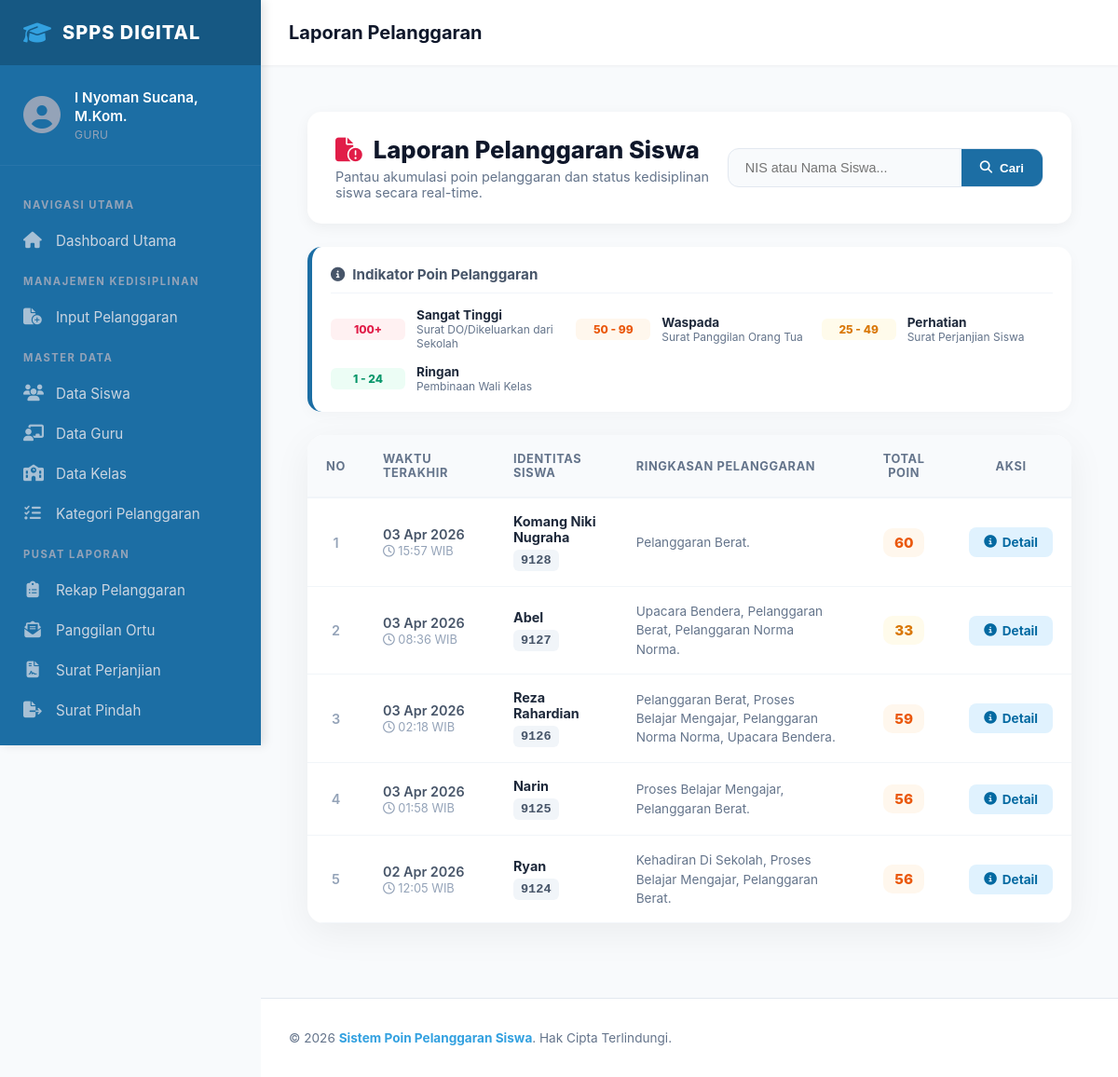
The app's page /pages/laporan/list_pelanggaran.php (signed in), older data.
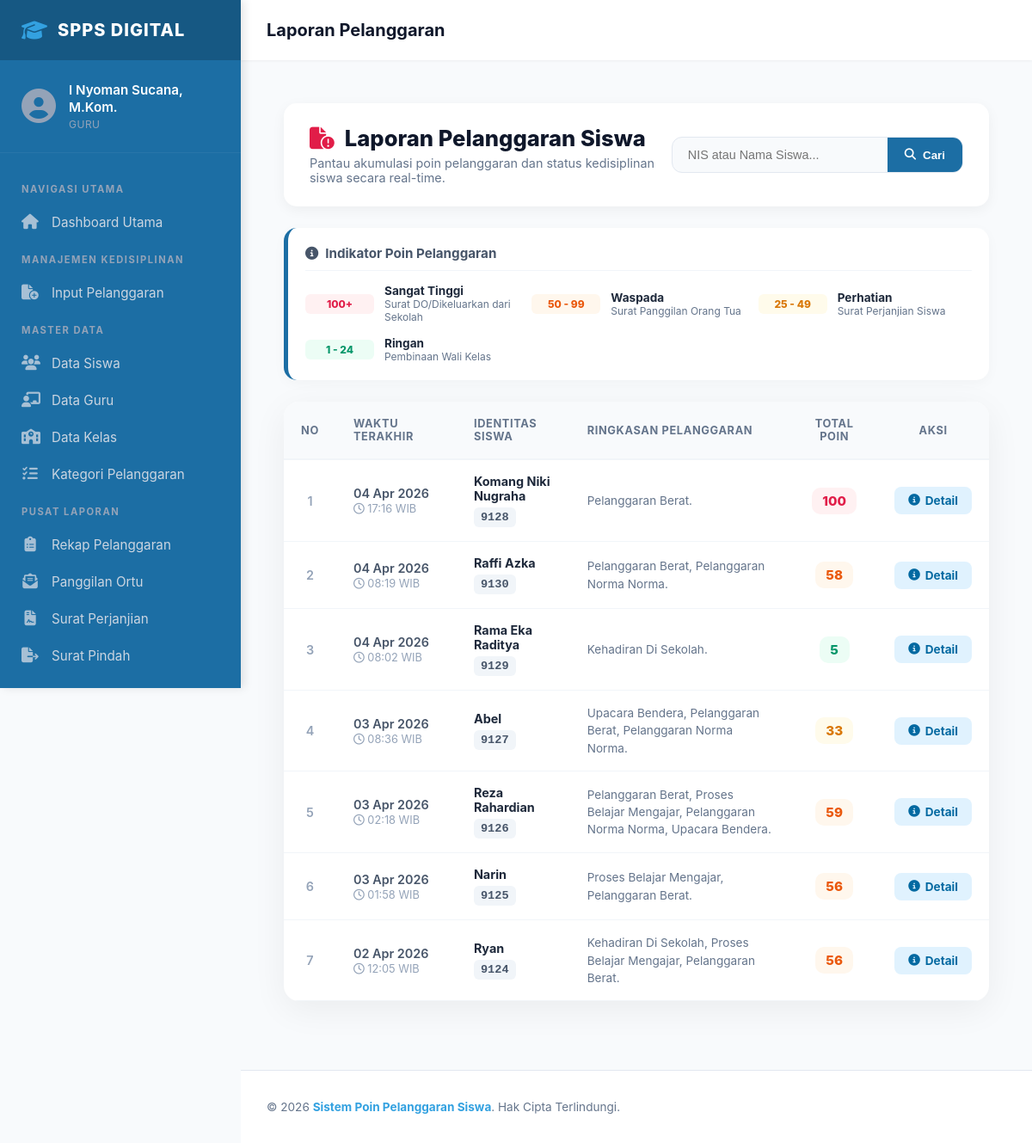
The same page, newer data.
### tables this page shows
CREATE TABLE `pelanggaran_siswa` (
  `id_pelanggaran_siswa` int(5) NOT NULL,
  `tanggal` datetime DEFAULT NULL,
  `nis` int(5) DEFAULT NULL,
  `id_jenis_pelanggaran` int(11) DEFAULT NULL,
  `keterangan` text DEFAULT NULL
);

CREATE TABLE `siswa` (
  `nis` int(5) NOT NULL,
  `nama_siswa` varchar(50) DEFAULT NULL,
  `jenis_kelamin` enum('Laki - Laki','Perempuan') DEFAULT NULL,
  `alamat` varchar(100) DEFAULT NULL,
  `password` varchar(70) DEFAULT NULL,
  `status` enum('aktif','tidak_aktif','lulus','pindah') DEFAULT NULL,
  `id_ortu_wali` int(5) DEFAULT NULL,
  `id_kelas` int(3) DEFAULT NULL
);

### pages/laporan/list_pelanggaran.php (the view, shortened to what the changed rows need)
<?php
include ROOTPATH . "/config/config.php";
include ROOTPATH . "/includes/header.php";
$sql = "SELECT ps.id_pelanggaran_siswa, s.nama_siswa, ps.tanggal, ps.nis
        FROM pelanggaran_siswa ps
        JOIN siswa s USING(nis)
        WHERE ps.tanggal = (SELECT MAX(tanggal) FROM pelanggaran_siswa WHERE nis = ps.nis)";
$sql .= " ORDER BY ps.tanggal DESC";
$result = mysqli_query($conn, $sql);
$bulan_id = [
    "01" => "Jan", "02" => "Feb", "03" => "Mar", "04" => "Apr",
    "05" => "Mei", "06" => "Jun", "07" => "Jul", "08" => "Agu",
    "09" => "Sep", "10" => "Okt", "11" => "Nov", "12" => "Des"
];
$point_indicators = [
    ['min' => 100, 'max' => 999, 'class' => 'poin-high', 'label' => 'Sangat Tinggi', 'desc' => 'Surat DO/Dikeluarkan dari Sekolah'],
    ['min' => 50, 'max' => 99, 'class' => 'poin-warning', 'label' => 'Waspada', 'desc' => 'Surat Panggilan Orang Tua'],
    ['min' => 25, 'max' => 49, 'class' => 'poin-med', 'label' => 'Perhatian', 'desc' => 'Surat Perjanjian Siswa'],
    ['min' => 1, 'max' => 24, 'class' => 'poin-low', 'label' => 'Ringan', 'desc' => 'Pembinaan Wali Kelas']
];
?>
<link rel="stylesheet" href="/poin_pelanggaran_siswa/css/pages/laporan/list_pelanggaran.css">
<div class="container">
    <div class="report-header">
        <div class="header-main">
            <h2><i class="fas fa-file-circle-exclamation"></i> Laporan Pelanggaran Siswa</h2>
        </div>
    </div>
    <div class="legend-card">
        <div class="legend-grid">
            <?php foreach($point_indicators as $indicator): ?>
                <div class="legend-item">
                    <div class="legend-badge-wrapper">
                        <span class="legend-badge <?= $indicator['class'] ?>"><?= $indicator['min'] . ($indicator['max'] < 999 ? ' - ' . $indicator['max'] : '+') ?></span>
                    </div>
                    <div class="legend-info">
                        <strong><?= $indicator['label'] ?></strong>
                        <span><?= $indicator['desc'] ?></span>
                    </div>
                </div>
            <?php endforeach; ?>
        </div>
    </div>
    <div class="table-wrapper">
        <div class="table-responsive">
            <table>
                <thead>
                    <tr>
                        <th style="width: 50px; text-align: center;">No</th>
                        <th style="width: 140px;">Waktu Terakhir</th>
                        <th>Identitas Siswa</th>
                        <th>Ringkasan Pelanggaran</th>
                        <th style="width: 100px; text-align: center;">Total Poin</th>
                        <th style="width: 120px; text-align: center;">Aksi</th>
                    </tr>
                </thead>
                <tbody>
                    <?php
                    if(mysqli_num_rows($result) == 0): ?>
                        <tr><td colspan="6" style="text-align: center; padding: 40px; color: #94a3b8;"><i class="fas fa-magnifying-glass" style="font-size: 2rem; display: block; margin-bottom: 10px;"></i> Data tidak ditemukan</td></tr>
                    <?php else:
                        $no = 1;
                        while ($row = mysqli_fetch_assoc($result)):
                            $dt = strtotime($row['tanggal']);
                            $tgl = date("d", $dt) . " " . $bulan_id[date("m", $dt)] . " " . date("Y", $dt);
                            $jam = date("H:i", $dt);
                            $ps_sql = "SELECT DISTINCT jenis FROM pelanggaran_siswa JOIN jenis_pelanggaran USING(id_jenis_pelanggaran) WHERE nis = '$row[nis]'";
                            $ps_res = mysqli_query($conn, $ps_sql);
                            $list_j = [];
                            while($dj = mysqli_fetch_assoc($ps_res)) { $list_j[] = htmlspecialchars($dj['jenis']); }
                            $string_pelanggaran = implode(", ", $list_j);
                            $poin_sql = "SELECT SUM(poin) as total FROM pelanggaran_siswa JOIN jenis_pelanggaran USING(id_jenis_pelanggaran) WHERE nis = '$row[nis]'";
                            $total_poin = mysqli_fetch_assoc(mysqli_query($conn, $poin_sql))['total'];
                            $level = 'poin-none';
                            if($total_poin >= 150) $level = 'poin-critical';
                            elseif($total_poin >= 100) $level = 'poin-high';
                            elseif($total_poin >= 50) $level = 'poin-warning';
                            elseif($total_poin >= 25) $level = 'poin-med';
                            elseif($total_poin > 0) $level = 'poin-low';
                    ?>
                        <tr>
                            <td style="text-align: center; color: #94a3b8; font-weight: 600;"><?= $no++ ?></td>
                            <td>
                                <div class="date-box">
                                    <span class="date-text"><?= $tgl ?></span>
                                    <span class="time-text"><i class="far fa-clock"></i> <?= $jam ?> WIB</span>
                                </div>
                            </td>
                            <td>
                                <div style="display: flex; flex-direction: column;">
                                    <span class="student-name"><?= htmlspecialchars($row['nama_siswa']) ?></span>
                                    <span class="nis-badge" style="width: fit-content; margin-top: 5px;"><?= htmlspecialchars($row['nis']) ?></span>
                                </div>
                            </td>
                            <td>
                                <span class="violation-list"><?= $string_pelanggaran ?>.</span>
                            </td>
                            <td style="text-align: center;">
                                <span class="poin-badge <?= $level ?>"><?= $total_poin ?></span>
                            </td>
                            <td style="text-align: center;">
                                <a href="detail_pelanggaran.php?nis=<?= $row['nis'] ?>&from=list_pelanggaran.php" class="btn-detail">
                                    <i class="fas fa-circle-info"></i> Detail
                                </a>
                            </td>
                        </tr>
                    <?php endwhile; endif; ?>
                </tbody>
            </table>
        </div>
    </div>
</div>
<?php include "../../includes/footer.php"; ?>

Row changes from the older to the newer data that the page shows:
no longer on this page (row unchanged): pelanggaran_siswa: tanggal "03 Apr 2026", tanggal "15:57", nis.nama_siswa "Komang Niki Nugraha", nis "9128", string_pelanggaran "Pelanggaran Berat", total_poin "60"
added pelanggaran_siswa: tanggal "04 Apr 2026", tanggal "17:16", nis.nama_siswa "Komang Niki Nugraha", nis "9128", string_pelanggaran "Pelanggaran Berat", total_poin "100"
added pelanggaran_siswa: tanggal "04 Apr 2026", tanggal "08:19", nis.nama_siswa "Raffi Azka", nis "9130", string_pelanggaran "Pelanggaran Berat, Pelanggaran Norma Norma", total_poin "58"
added pelanggaran_siswa: tanggal "04 Apr 2026", tanggal "08:02", nis.nama_siswa "Rama Eka Raditya", nis "9129", string_pelanggaran "Kehadiran Di Sekolah", total_poin "5"
